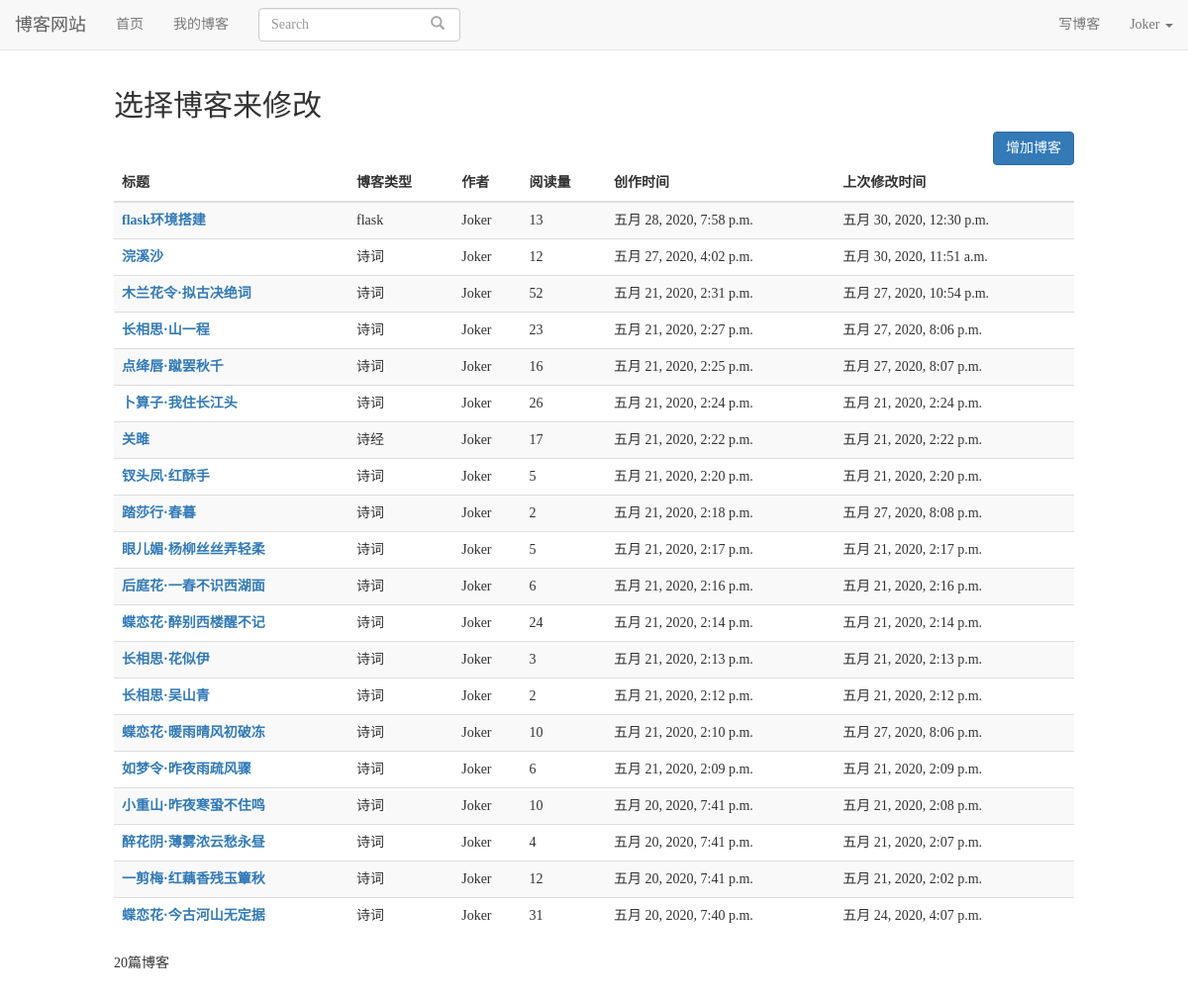
The page /blog/manage/ (signed in) on the database its author committed.
### blog/models.py (models this page shows, shortened)
class Blog(models.Model):
    title=models.CharField(max_length=50,verbose_name='标题')
    blog_type=models.ForeignKey(BlogType,on_delete=models.DO_NOTHING,verbose_name='博客类型')
    content=RichTextUploadingField()
    author=models.ForeignKey(User,on_delete=models.DO_NOTHING,verbose_name='作者')
    created_time=models.DateTimeField(auto_now_add=True,verbose_name='创作时间')
    last_update_time=models.DateTimeField(auto_now=True,verbose_name='上次修改时间')
    def readnum_function(self):
        try:
            return self.readnum.read_num
        except Exception as e:
            return 0
    readnum_function.short_description='阅读量'
    class Meta:
        ordering=['-created_time']
        verbose_name='博客'
        verbose_name_plural=verbose_name

class BlogType(models.Model):
    type_name=models.CharField(max_length=20,verbose_name='博客类型')
    author=models.ForeignKey(User,on_delete=models.DO_NOTHING,verbose_name='作者')
    def __str__(self):
        return self.type_name
    class Meta:
        verbose_name='博客类型'
        verbose_name_plural=verbose_name

class ReadNum(models.Model):
    read_num=models.IntegerField(default=0,verbose_name='阅读量')
    blog=models.OneToOneField(Blog,on_delete=models.CASCADE,verbose_name='博客')
    class Meta:
        verbose_name='阅读量'
        verbose_name_plural=verbose_name

### blog/views.py (the view)
# urls.py: path('manage/',views.blog_manage,name='blog_manage'),
def blog_manage(request):
    user=User.objects.get(username=request.user.username)
    my_blogs=Blog.objects.filter(author=user)
    context={}
    context['my_blogs']=my_blogs
    context['count']=my_blogs.count()
    return render(request,'blog_manage.html',context)

### blog/templates/blog_manage.html (shortened to what this page needs)
{% extends 'base.html' %}
{% block content %}
<div class="col-sm-10 col-sm-offset-1">
	<div>
		<h2>选择博客来修改</h2>
		<a href="{% url 'blog_add' %}" class="btn btn-primary pull-right">增加博客</a>
	</div>
	<form method="post">
		<div class="results">
			<table class="table table-striped">
			<thead>
			<tr>
				<th><div class="text">标题</div></th>
				<th><div class="text">博客类型</div></th>
				<th><div class="text">作者</div></th>
				<th><div class="text">阅读量</div></th>
				<th><div class="text">创作时间</div></th>
				<th><div class="text">上次修改时间</div></th>
			</tr>
			</thead>
			<tbody>
			{% for blog in my_blogs %}
			<tr>
				<th><a href="{% url 'blog_change' blog.id %}">{{blog.title}}</a></th>
				<td>{{blog.blog_type}}</td>
				<td>{{blog.author}}</td>
				<td>{{blog.readnum_function}}</td>
				<td>{{blog.created_time}}</td>
				<td>{{blog.last_update_time}}</td>
			</tr>
			{% endfor %}
			</tbody>
			</table>
		</div>
	</form>
	<p>{{count}}篇博客</p><br><br>
</div>
{% endblock %}

### templates/base.html (shortened to what this page needs)
<!DOCTYPE html>
<html lang="zh-CN">
<head>
	<link rel="stylesheet" href="/static/base.css">
	<link rel="stylesheet" href="/static/bootstrap/css/bootstrap.min.css">
</head>
<body>
	<div class="navbar navbar-default navbar-fixed-top" role="navigation">
		<div class="container-fluid">
			<div class="navbar-header">
				<a class="navbar-brand" href="/">博客网站</a>
			</div>
			<div class="collapse navbar-collapse" id="navbar-collapse">
			<ul class="nav navbar-nav">
				<li class="{% block nav_home_active %}{% endblock %}"><a href="/">首页</a></li>
				{% if user.is_authenticated %}
				<li class="{% block nav_blog_active %}{% endblock %}"><a href="/blog/{{ user.username }}">我的博客</a></li>
				{% endif %}
				<li>
					<form class="navbar-form navbar-left search-form" action="{% url 'search' %}">
					<div class="form-group">
					  <input type="text" name="wd" class="form-control" placeholder="Search">
					</div>
					<button type="submit" class="btn btn-default">
						<span class="glyphicon glyphicon-search" aria-hidden="true"></span>
					</button>
					</form>
				</li>
			</ul>
			<ul class="nav navbar-nav navbar-right">
			{% if not user.is_authenticated %}
				<li><a href="{% url 'login' %}">登录</a></li>
				<li><a href="{% url 'register' %}">注册</a></li>
			{% else %}
				<li><a href="{% url 'blog_add' %}">写博客</a></li>
				<li class="dropdown">
				  <a href="#" class="dropdown-toggle" data-toggle="dropdown" role="button" aria-haspopup="true" aria-expanded="false">{{user}} <span class="caret"></span></a>
				</li>
			{% endif %}
			</ul>
			</div>
		</div>
	</div>
	{% block content %}{% endblock %}
</body>
</html>

### static/base.css (style rules this page uses)
* { margin:0; padding:0; font-family:"微软雅黑"; }
body { margin-top:70px!important; }
.search-form button[type="submit"] { background: none; border: none; margin-left: -3em; color: #aaa; }

### rows shown on the page
Blog: title "flask环境搭建", blog_type "flask", author "Joker", readnum_function "13", created_time "五月 28, 2020, 7:58 p.m.", last_update_time "五月 30, 2020, 12:30 p.m."
Blog: title "浣溪沙", blog_type "诗词", author "Joker", readnum_function "12", created_time "五月 27, 2020, 4:02 p.m.", last_update_time "五月 30, 2020, 11:51 a.m."
Blog: title "木兰花令·拟古决绝词", blog_type "诗词", author "Joker", readnum_function "52", created_time "五月 21, 2020, 2:31 p.m.", last_update_time "五月 27, 2020, 10:54 p.m."
Blog: title "长相思·山一程", blog_type "诗词", author "Joker", readnum_function "23", created_time "五月 21, 2020, 2:27 p.m.", last_update_time "五月 27, 2020, 8:06 p.m."
Blog: title "点绛唇·蹴罢秋千", blog_type "诗词", author "Joker", readnum_function "16", created_time "五月 21, 2020, 2:25 p.m.", last_update_time "五月 27, 2020, 8:07 p.m."
Blog: title "卜算子·我住长江头", blog_type "诗词", author "Joker", readnum_function "26", created_time "五月 21, 2020, 2:24 p.m.", last_update_time "五月 21, 2020, 2:24 p.m."
Blog: title "关雎", blog_type "诗经", author "Joker", readnum_function "17", created_time "五月 21, 2020, 2:22 p.m.", last_update_time "五月 21, 2020, 2:22 p.m."
Blog: title "钗头凤·红酥手", blog_type "诗词", author "Joker", readnum_function "5", created_time "五月 21, 2020, 2:20 p.m.", last_update_time "五月 21, 2020, 2:20 p.m."
Blog: title "踏莎行·春暮", blog_type "诗词", author "Joker", readnum_function "2", created_time "五月 21, 2020, 2:18 p.m.", last_update_time "五月 27, 2020, 8:08 p.m."
Blog: title "眼儿媚·杨柳丝丝弄轻柔", blog_type "诗词", author "Joker", readnum_function "5", created_time "五月 21, 2020, 2:17 p.m.", last_update_time "五月 21, 2020, 2:17 p.m."
Blog: title "后庭花·一春不识西湖面", blog_type "诗词", author "Joker", readnum_function "6", created_time "五月 21, 2020, 2:16 p.m.", last_update_time "五月 21, 2020, 2:16 p.m."
Blog: title "蝶恋花·醉别西楼醒不记", blog_type "诗词", author "Joker", readnum_function "24", created_time "五月 21, 2020, 2:14 p.m.", last_update_time "五月 21, 2020, 2:14 p.m."
Blog: title "长相思·花似伊", blog_type "诗词", author "Joker", readnum_function "3", created_time "五月 21, 2020, 2:13 p.m.", last_update_time "五月 21, 2020, 2:13 p.m."
Blog: title "长相思·吴山青", blog_type "诗词", author "Joker", readnum_function "2", created_time "五月 21, 2020, 2:12 p.m.", last_update_time "五月 21, 2020, 2:12 p.m."
Blog: title "蝶恋花·暖雨晴风初破冻", blog_type "诗词", author "Joker", readnum_function "10", created_time "五月 21, 2020, 2:10 p.m.", last_update_time "五月 27, 2020, 8:06 p.m."
Blog: title "如梦令·昨夜雨疏风骤", blog_type "诗词", author "Joker", readnum_function "6", created_time "五月 21, 2020, 2:09 p.m.", last_update_time "五月 21, 2020, 2:09 p.m."
Blog: title "小重山·昨夜寒蛩不住鸣", blog_type "诗词", author "Joker", readnum_function "10", created_time "五月 20, 2020, 7:41 p.m.", last_update_time "五月 21, 2020, 2:08 p.m."
Blog: title "醉花阴·薄雾浓云愁永昼", blog_type "诗词", author "Joker", readnum_function "4", created_time "五月 20, 2020, 7:41 p.m.", last_update_time "五月 21, 2020, 2:07 p.m."
Blog: title "一剪梅·红藕香残玉簟秋", blog_type "诗词", author "Joker", readnum_function "12", created_time "五月 20, 2020, 7:41 p.m.", last_update_time "五月 21, 2020, 2:02 p.m."
Blog: title "蝶恋花·今古河山无定据", blog_type "诗词", author "Joker", readnum_function "31", created_time "五月 20, 2020, 7:40 p.m.", last_update_time "五月 24, 2020, 4:07 p.m."

### other values the page prints
{{ user }} "Joker"
{{ count }} "20"
